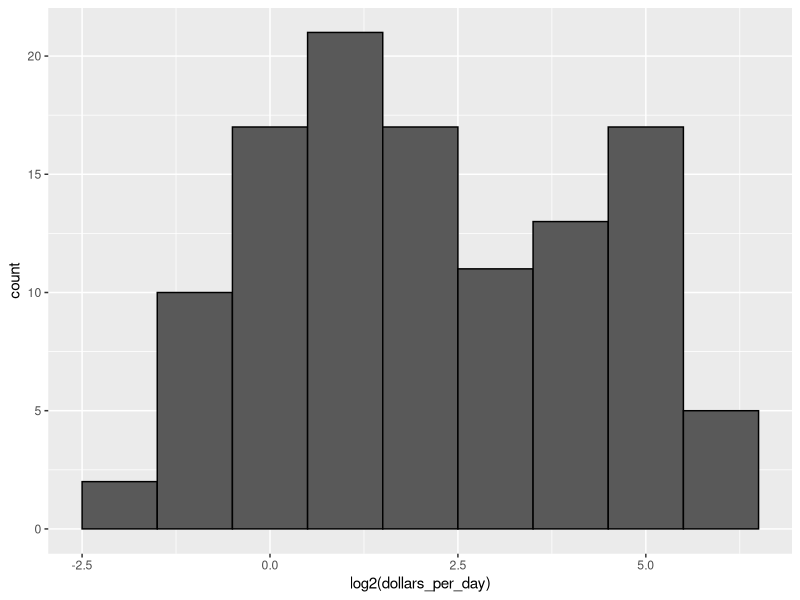

The R source for this figure:
library(dslabs)
data("gapminder")

library(dplyr)
library(ggplot2)

gapminder <- gapminder %>% 
  mutate(dollars_per_day = gdp/population/365)

past_year <- 1970
gapminder %>%
  filter(year == past_year & !is.na(gdp)) %>%
  ggplot(aes(log2(dollars_per_day))) +
  geom_histogram(binwidth = 1, color = "black")
